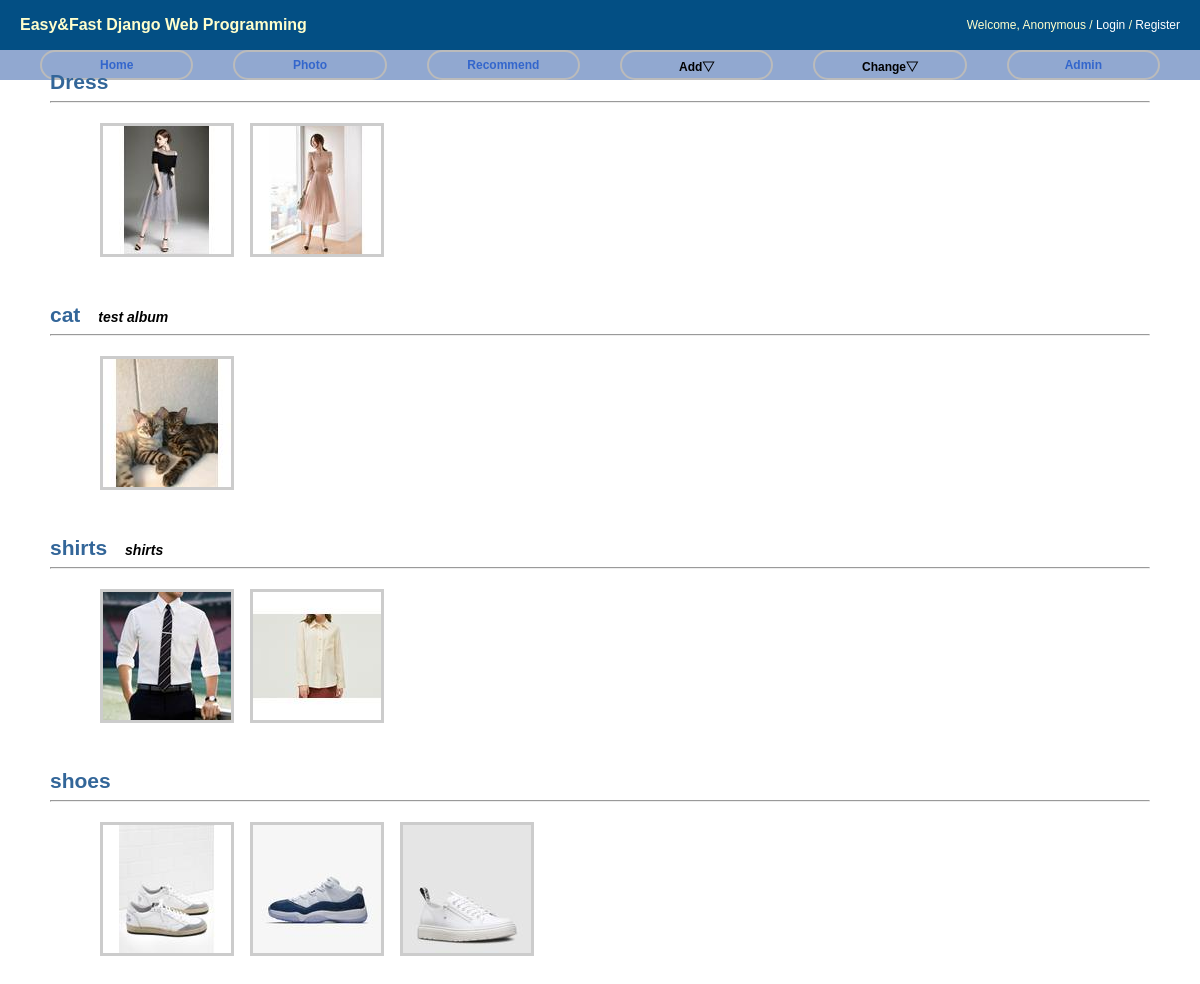
The app's page /photo/ with its own data.
### photo/models.py (models this page shows, shortened)
class Album(models.Model):
    name = models.CharField(max_length=50)
    description = models.CharField('One Line Description', max_length=100, blank=True)
    owner = models.ForeignKey(User, on_delete=models.CASCADE, null=True)
    class Meta:
        ordering = ['name']

class Photo(models.Model):
    album = models.ForeignKey('Album', on_delete=models.CASCADE)
    title = models.CharField(max_length=50)
    image = ThumbnailImageField(upload_to='photo/%Y/%m')
    description = models.TextField('Photo Description', blank=True)
    upload_date = models.DateTimeField('Upload Date', auto_now_add=True)
    owner = models.ForeignKey(User, on_delete=models.CASCADE, null=True)
    class Meta:
        ordering = ['title']
    def get_absolute_url(self):
        return reverse('photo:photo_detail', args=(self.id,))

### photo/views.py (the view)
# urls.py: path('', AlbumLV.as_view(), name='index'),
class AlbumLV(ListView):
    model = Album

### photo/fields.py (called while the page is built)
def _add_thumb(s):
    parts = s.split(".")
    parts.insert(-1, "thumb")
    if parts[-1].lower() not in ['jpeg', 'jpg']:
        parts[-1] = 'jpg'
    return ".".join(parts)

    def _get_thumb_url(self):
        return _add_thumb(self.url)

### photo/templates/photo/album_list.html (shortened to what this page needs)
{% extends "base.html" %}
{% load staticfiles %}
{% block extrastyle %}{% static "photo/photo.css" %}{% endblock %}
{% block content %}
<div id="content">
    {% for item in object_list %}
    <div class="clear_float">
        <h2 style="display:inline"><a href="{% url 'photo:album_detail' item.id %}">{{ item.name }}</a></h2>
        &emsp;<b><i>{{ item.description }}</i></b>
    </div>
    <hr/>
    <div class="album-list">
        {% for photo in item.photo_set.all|slice:":5" %}
        <div class="album-list-photo">
            <a href="{{ photo.get_absolute_url }}">
            <img class="thumbnail" src="{{ photo.image.thumb_url }}" />
            </a>
        </div>
        {% endfor %}
    </div>
    {% endfor %}
</div>
{% endblock %}

### static/css/base.css (style rules this page uses)
body { font-family: "Lucida Grande", Verdana, Arial, sans-serif; font-size: 14px; }
div#content { position: absolute; top: 70px; left: 50px; right: 50px; }
a:link, a:visited { color: #369; text-decoration: none; }

### photo/static/photo.css (style rules this page uses)
div.album-list { margin: 20px 50px; }
div.album-list-photo { float: left; width: 150px; height: 180px; }
img.thumbnail { border:3px solid #ccc; }
div.clear_float { clear: both; }

### records on screen
Album: name "Dress"
Photo: shows a picture
Photo: shows a picture
Album: name "cat", description "test album"
Photo: shows a picture
Album: name "shirts", description "shirts"
Photo: shows a picture
Photo: shows a picture
Album: name "shoes"
Photo: shows a picture
Photo: shows a picture
Photo: shows a picture
